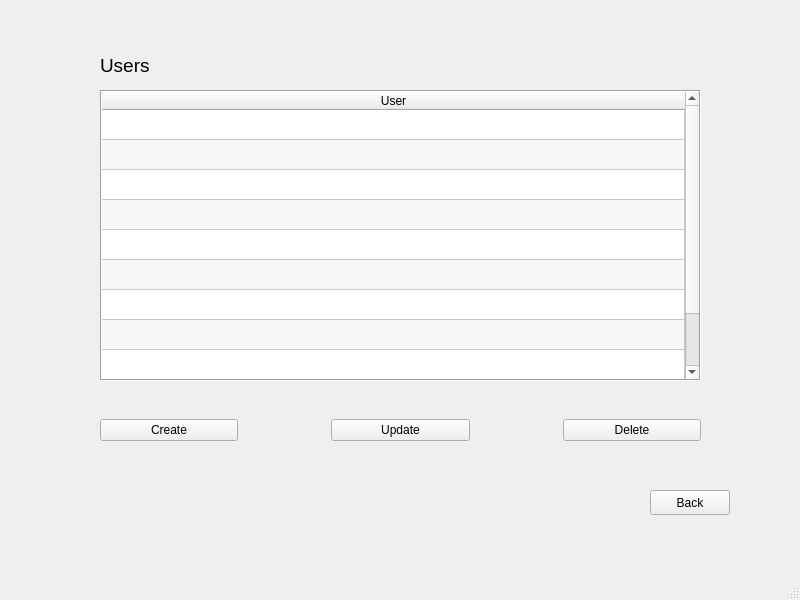
<?xml version="1.0" encoding="UTF-8"?>
<ui version="4.0">
 <class>ManageUser</class>
 <widget class="QMainWindow" name="ManageUser">
  <property name="geometry">
   <rect>
    <x>0</x>
    <y>0</y>
    <width>800</width>
    <height>600</height>
   </rect>
  </property>
  <property name="windowTitle">
   <string>MainWindow</string>
  </property>
  <widget class="QWidget" name="centralwidget">
   <widget class="QPushButton" name="button_back">
    <property name="geometry">
     <rect>
      <x>650</x>
      <y>490</y>
      <width>80</width>
      <height>25</height>
     </rect>
    </property>
    <property name="text">
     <string>Back</string>
    </property>
   </widget>
   <widget class="QTableWidget" name="table_users">
    <property name="geometry">
     <rect>
      <x>100</x>
      <y>90</y>
      <width>601</width>
      <height>291</height>
     </rect>
    </property>
    <property name="frameShape">
     <enum>QFrame::Box</enum>
    </property>
    <property name="editTriggers">
     <set>QAbstractItemView::NoEditTriggers</set>
    </property>
    <property name="alternatingRowColors">
     <bool>true</bool>
    </property>
    <property name="selectionMode">
     <enum>QAbstractItemView::SingleSelection</enum>
    </property>
    <property name="sortingEnabled">
     <bool>true</bool>
    </property>
    <property name="rowCount">
     <number>10</number>
    </property>
    <property name="columnCount">
     <number>1</number>
    </property>
    <attribute name="horizontalHeaderMinimumSectionSize">
     <number>32</number>
    </attribute>
    <attribute name="horizontalHeaderDefaultSectionSize">
     <number>299</number>
    </attribute>
    <attribute name="horizontalHeaderStretchLastSection">
     <bool>true</bool>
    </attribute>
    <attribute name="verticalHeaderVisible">
     <bool>false</bool>
    </attribute>
    <row/>
    <row/>
    <row/>
    <row/>
    <row/>
    <row/>
    <row/>
    <row/>
    <row/>
    <row/>
    <column>
     <property name="text">
      <string>User</string>
     </property>
    </column>
   </widget>
   <widget class="QWidget" name="horizontalLayoutWidget">
    <property name="geometry">
     <rect>
      <x>100</x>
      <y>390</y>
      <width>601</width>
      <height>80</height>
     </rect>
    </property>
    <layout class="QHBoxLayout" name="horizontalLayout">
     <property name="spacing">
      <number>93</number>
     </property>
     <item>
      <widget class="QPushButton" name="button_create_user">
       <property name="text">
        <string>Create</string>
       </property>
      </widget>
     </item>
     <item>
      <widget class="QPushButton" name="button_update_user">
       <property name="text">
        <string>Update</string>
       </property>
      </widget>
     </item>
     <item>
      <widget class="QPushButton" name="button_delete_user">
       <property name="text">
        <string>Delete</string>
       </property>
      </widget>
     </item>
    </layout>
   </widget>
   <widget class="QLabel" name="label_title">
    <property name="geometry">
     <rect>
      <x>100</x>
      <y>50</y>
      <width>91</width>
      <height>31</height>
     </rect>
    </property>
    <property name="font">
     <font>
      <pointsize>14</pointsize>
     </font>
    </property>
    <property name="text">
     <string>Users</string>
    </property>
   </widget>
  </widget>
  <widget class="QMenuBar" name="menubar">
   <property name="geometry">
    <rect>
     <x>0</x>
     <y>0</y>
     <width>800</width>
     <height>25</height>
    </rect>
   </property>
  </widget>
  <widget class="QStatusBar" name="statusbar"/>
 </widget>
 <resources/>
 <connections/>
</ui>
